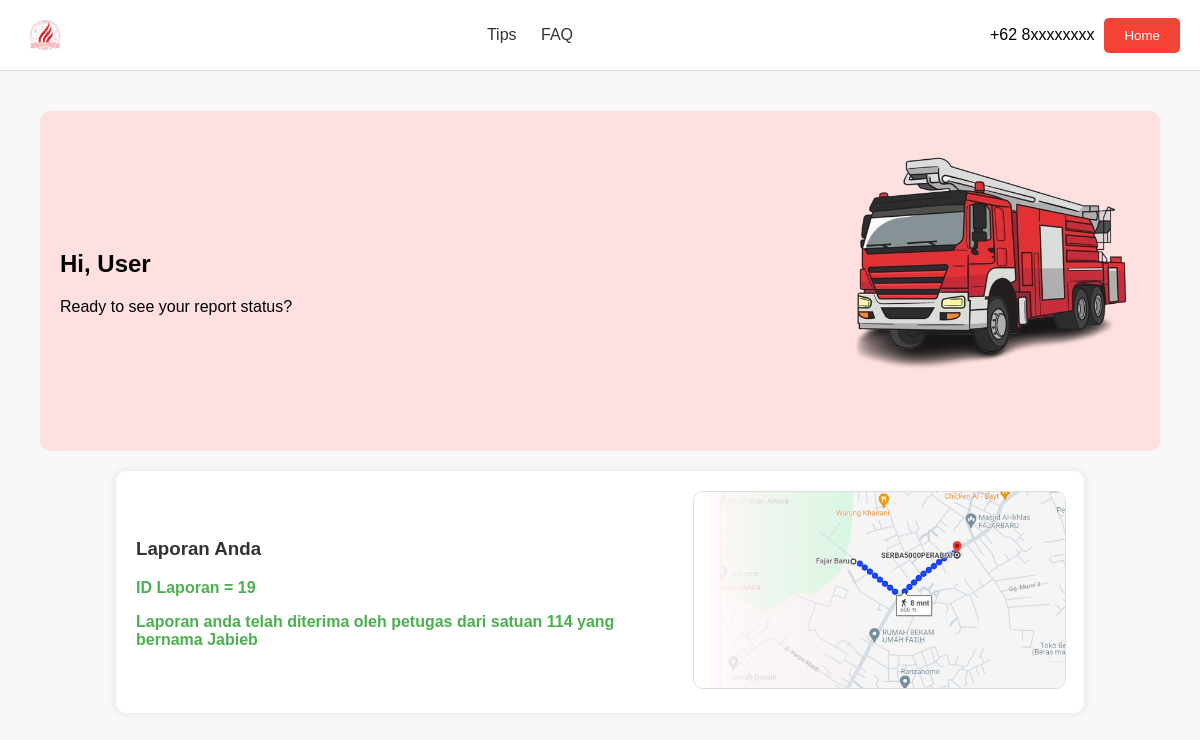
Page /user/statuslaporan.php?iduser=11 (signed in) on the committed database.
### tables this page shows
CREATE TABLE `reports` (
  `name` varchar(255) NOT NULL,
  `location` varchar(255) NOT NULL,
  `description` text NOT NULL,
  `phone` varchar(20) NOT NULL,
  `evidence_path` varchar(255) NOT NULL,
  `status` varchar(255) NOT NULL DEFAULT 'Menunggu Diverifikasi',
  `idlaporan` int(11) NOT NULL,
  `idpetugas` varchar(17) DEFAULT NULL,
  `usernamepetugas` varchar(100) DEFAULT NULL,
  `iduser` varchar(17) DEFAULT NULL,
  `date` date DEFAULT curdate()
);

### User/statuslaporan.php (the view, shortened to what this page needs)
<?php
include '../koneksi.php';
$iduser = intval($_GET['iduser']);
$result = $conn->query("SELECT * FROM reports WHERE iduser = $iduser ORDER BY idlaporan DESC LIMIT 1");
$row = $result->fetch_assoc();
?>
<!DOCTYPE html>
<html lang="en">
<head>
</head>
<body>
    <header>
        <img src="../Media/logo.jpg" alt="Logo">
        <nav>
            <a href="https://www.detik.com/properti/tips-dan-panduan/d-7300234/7-tips-cegah-kebakaran-di-rumah-penting-dicatat">Tips</a>
            <a href="faq.html">FAQ</a>
        </nav>
        <div class="contact">
            <span>+62 8xxxxxxxx</span>
            <a href="homepageuser.php"><button>Home</button></a>
        </div>
    </header>
    <div class="content">
        <div class="status">
            <div class="text">
                <h2>Hi, User</h2>
                <p>Ready to see your report status?</p>
            </div>
            <img src="../Media/fire_truck_vector-removebg-preview.png" alt="Fire Truck">
        </div>
        <div class="report">
            <div class="text">
                <h3>Laporan Anda</h3>
                <?php
                if ($row) {
                    echo "<p id='report-status'>ID Laporan = " . $row['idlaporan'] . "</p>";
                    if ($row['status'] == "Menunggu Diverifikasi") {
                        echo "<p id='report-status'>Laporan anda sedang diproses</p>";
                    } elseif ($row['status'] == "Diterima") {
                        echo "<p id='report-status'>Laporan anda telah diterima oleh petugas dari satuan " . $row['idpetugas'] . " yang bernama " . $row['usernamepetugas'] . "</p>";
                    } elseif ($row['status'] == "Pending") {
                        echo "<p id='report-status'>Laporan anda Sedang diajukan ke petugas terkait</p>";
                    }
                } else {
                    echo "<p id='report-status'>Tidak ada laporan yang ditemukan.</p>";
                }
                ?>
            </div>
            <div class="map">
                <img src="../Media/Screenshot 2024-06-03 172018.png" alt="Map">
            </div>
        </div>
    </div>
</body>
</html>

### User/statuslaporan.php (style rules this page uses)
body { font-family: Arial, sans-serif; margin: 0; padding: 0; background-color: #f8f8f8; }
header { display: flex; justify-content: space-between; align-items: center; padding: 10px 20px; background-color: #fff; border-bottom: 1px solid #ddd; }
header img { height: 50px; }
header nav a { margin: 0 10px; text-decoration: none; color: #333; }
.contact { display: flex; align-items: center; }
.contact button { background-color: #f44336; color: #fff; border: none; padding: 10px 20px; cursor: pointer; margin-left: 10px; border-radius: 5px; }
.content { text-align: center; padding: 20px; }
.status { background-color: #ffe0e0; padding: 20px; border-radius: 10px; margin: 20px; display: flex; justify-content: space-between; align-items: center; }
.status .text { text-align: left; margin-right: 10px; }
.status img { width: 300px; }
.report { background-color: #fff; padding: 20px; border-radius: 10px; margin: 20px; box-shadow: 0 0 10px rgba(0,0,0,0.1); display: flex; justify-content: space-between; align-items: center; max-width: 80%; margin-left: auto; margin-right: auto; }
.report .text { text-align: left; flex: 1; margin-right: 20px; }
.report h3 { color: #333; }
.report p { color: #4caf50; font-weight: bold; }
.map { width: 40%; }
.map img { width: 100%; border: 1px solid #ddd; border-radius: 10px; }

### rows in the picture
reports: idlaporan "19", idpetugas "114", usernamepetugas "Jabieb"
